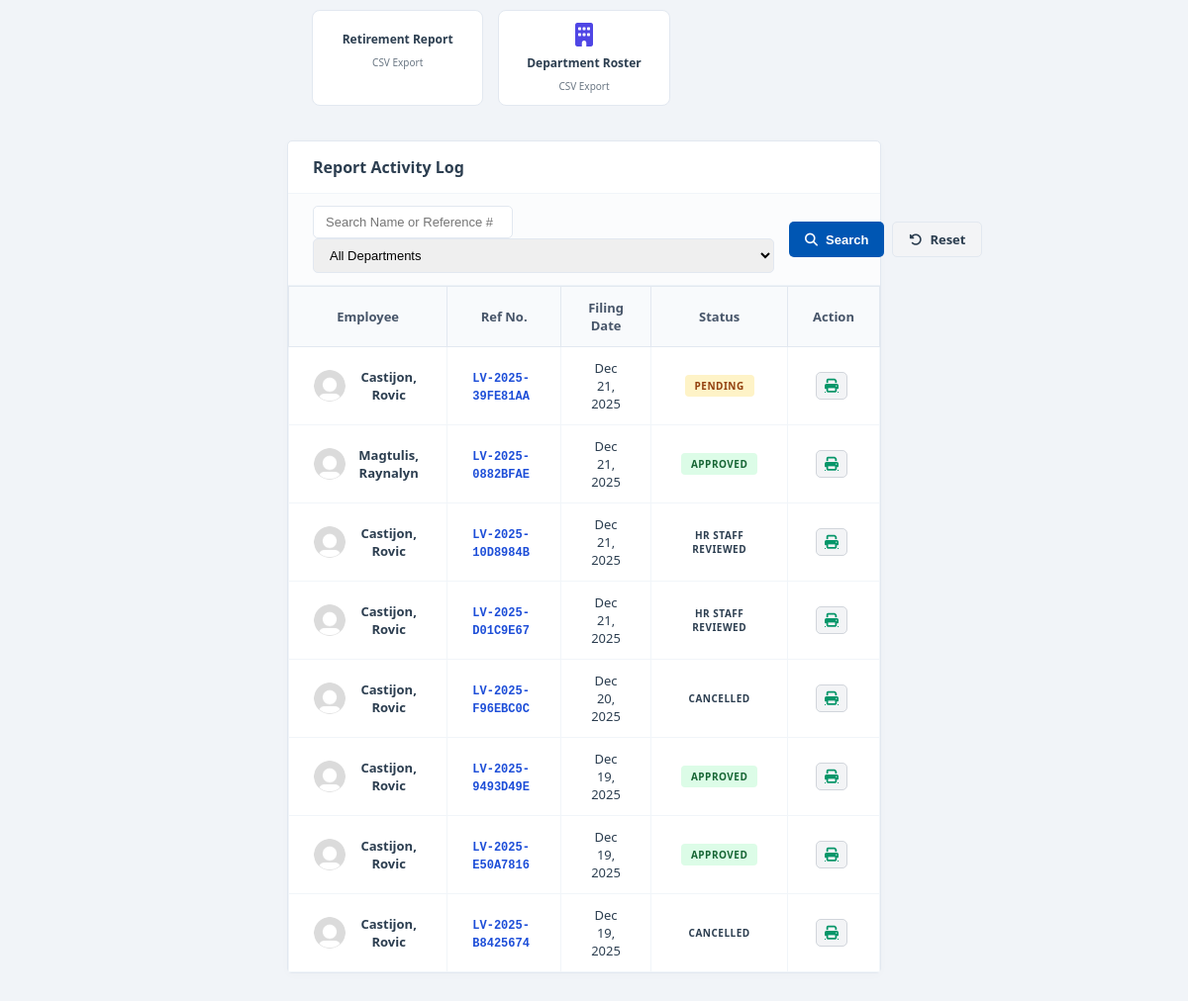
Page /accounts/hrstaff/reports.php (signed in, lower part) on the earlier database version.
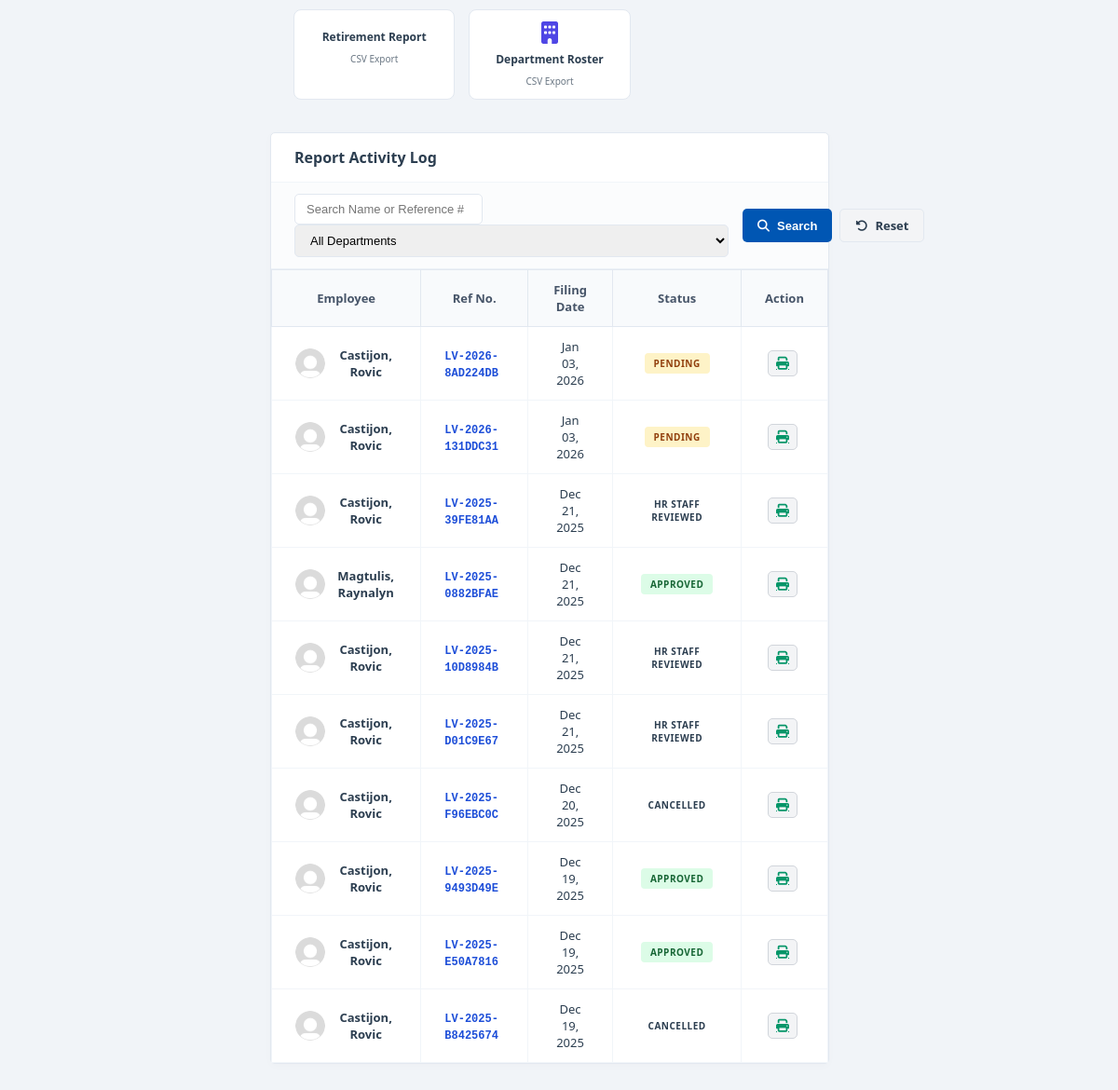
Same page on the later database version.
### tables this page shows
CREATE TABLE `leave_application` (
  `application_id` int(11) NOT NULL,
  `reference_no` varchar(100) NOT NULL COMMENT 'Format: LV-YYYY-LASTNAME-INITIALS-GENDER-ID',
  `employee_id` int(11) NOT NULL COMMENT 'Refers to employee.employee_id',
  `leave_type_id` int(11) NOT NULL,
  `other_leave_description` varchar(255) DEFAULT NULL,
  `leave_detail_id` int(11) DEFAULT NULL,
  `details_description` varchar(255) DEFAULT NULL,
  `date_filing` date NOT NULL,
  `start_date` date NOT NULL,
  `end_date` date NOT NULL,
  `working_days` decimal(5,3) DEFAULT 0.000,
  `commutation` enum('Requested','Not Requested') DEFAULT 'Not Requested',
  `applicant_signature` varchar(255) DEFAULT NULL COMMENT 'Path to the employee signature image',
  `applicant_sign_date` datetime DEFAULT NULL COMMENT 'Timestamp when the employee submitted',
  `status` enum('Pending','HR Staff Reviewed','Officer Recommended','Approved','Rejected','Cancelled','Cancellation Pending') DEFAULT 'Pending',
  `hr_staff_id` int(11) DEFAULT NULL,
  `hr_staff_reviewed_at` datetime DEFAULT NULL,
  `authorized_officer_id` int(11) DEFAULT NULL,
  `authorized_officer_name` varchar(150) DEFAULT NULL,
  `authorized_officer_position` varchar(150) DEFAULT NULL,
  `authorized_officer_signature` varchar(255) DEFAULT NULL,
  `authorized_officer_sign_date` datetime DEFAULT NULL,
  `authorized_official_id` int(11) DEFAULT NULL,
  `authorized_official_name` varchar(150) DEFAULT NULL,
  `authorized_official_position` varchar(150) DEFAULT NULL,
  `authorized_official_signature` varchar(255) DEFAULT NULL,
  `authorized_official_sign_date` datetime DEFAULT NULL,
  `rejection_reason` text DEFAULT NULL,
  `cancel_reason` text DEFAULT NULL,
  `cancel_proof_path` varchar(255) DEFAULT NULL,
  `cancellation_requested_at` datetime DEFAULT NULL,
  `cancel_hr_validated_by` int(11) DEFAULT NULL,
  `rejected_by` int(11) DEFAULT NULL,
  `created_at` timestamp NOT NULL DEFAULT current_timestamp(),
  `updated_at` timestamp NOT NULL DEFAULT current_timestamp() ON UPDATE current_timestamp()
);

CREATE TABLE `employee` (
  `employee_id` int(11) NOT NULL COMMENT 'Unique ID for each employee, assigned manually',
  `first_name` varchar(100) DEFAULT NULL COMMENT 'Employee first name',
  `middle_name` varchar(100) DEFAULT NULL COMMENT 'Employee middle name',
  `last_name` varchar(100) DEFAULT NULL COMMENT 'Employee last name',
  `extension` varchar(50) DEFAULT NULL COMMENT 'Name extension (e.g., Jr., Sr.)',
  `suffix` varchar(50) DEFAULT NULL COMMENT 'Suffix for the name (if applicable)',
  `profile_pic` varchar(255) DEFAULT NULL COMMENT 'Path to profile picture',
  `birth_date` date DEFAULT NULL COMMENT 'Employee birth date',
  `gender` enum('Male','Female','Other') DEFAULT 'Male' COMMENT 'Gender of the employee',
  `department_id` varchar(20) NOT NULL COMMENT 'ID of the department the employee belongs to',
  `detailed_department_id` varchar(20) DEFAULT NULL COMMENT 'ID of the sub-department / unit',
  `position` varchar(150) DEFAULT NULL COMMENT 'Job position of the employee',
  `role` enum('Regular Employee','HR Officer','HR Staff','Department Head','Admin') DEFAULT 'Regular Employee' COMMENT 'Role of the employee in the system',
  `status` enum('Active','Inactive','Retired') NOT NULL DEFAULT 'Active' COMMENT 'Current employment status: Active, Inactive (resigned), or Retired',
  `salary` int(11) DEFAULT NULL COMMENT 'Employee salary in whole numbers',
  `email` varchar(150) DEFAULT NULL COMMENT 'Employee email address',
  `contact_number` varchar(20) DEFAULT NULL COMMENT 'Employee contact number',
  `password` varchar(255) NOT NULL DEFAULT '',
  `google2fa_secret` varchar(255) DEFAULT NULL COMMENT 'Stores Google Authenticator 2FA secret',
  `google2fa_expiry` datetime DEFAULT NULL COMMENT 'Expiration timestamp for 2FA verification',
  `reset_token` varchar(255) DEFAULT NULL COMMENT 'Token for password reset',
  `reset_token_expiry` datetime DEFAULT NULL COMMENT 'Expiration date/time for reset token',
  `created_at` timestamp NOT NULL DEFAULT current_timestamp() COMMENT 'Timestamp when the employee record was created',
  `updated_at` timestamp NOT NULL DEFAULT current_timestamp() ON UPDATE current_timestamp() COMMENT 'Timestamp when the employee record was last updated',
  `last_login` timestamp NULL DEFAULT NULL COMMENT 'Last login timestamp',
  `last_active` timestamp NULL DEFAULT NULL COMMENT 'Last activity timestamp in the system',
  `authorized_officer_name` varchar(150) DEFAULT NULL COMMENT 'Name of the authorized officer approving the employee assignment',
  `authorized_officer_position` varchar(150) DEFAULT NULL COMMENT 'Position / title of the authorized officer',
  `authorized_officer_signature` varchar(255) DEFAULT NULL COMMENT 'Signature image / path of the authorized officer',
  `authorized_officer_sign_date` date DEFAULT NULL COMMENT 'Date when the authorized officer signed / approved',
  `authorized_official_name` varchar(150) DEFAULT NULL COMMENT 'Name of the higher-level official approving the employee assignment',
  `authorized_official_position` varchar(150) DEFAULT NULL COMMENT 'Position / title of the authorized official',
  `authorized_official_signature` varchar(255) DEFAULT NULL COMMENT 'Signature image / path of the authorized official',
  `authorized_official_sign_date` date DEFAULT NULL COMMENT 'Date when the authorized official signed / approved',
  `two_fa_enabled` tinyint(1) DEFAULT 0 COMMENT '1 if 2FA is enabled, 0 otherwise',
  `two_fa_method` enum('none','email','sms') DEFAULT 'none' COMMENT 'Selected 2FA method',
  `two_fa_code` varchar(6) DEFAULT NULL COMMENT 'Current 2FA verification code',
  `two_fa_code_expiry` datetime DEFAULT NULL COMMENT 'Expiration time for 2FA code',
  `two_fa_attempts` int(11) DEFAULT 0 COMMENT 'Number of failed 2FA attempts',
  `two_fa_expiry` datetime DEFAULT NULL
);

### accounts/hrstaff/reports.php (the view, shortened to what the changed rows need)
<?php
require_once '../../config/config.php';
try {
    $pdo->prepare("UPDATE employee SET last_active = NOW() WHERE employee_id = ?")
        ->execute([$_SESSION['employee_id']]);
} catch (PDOException $e) {
}
$default_profile_image = '../../assets/images/default_user.png';
$page = isset($_GET['page']) ? (int)$_GET['page'] : 1;
$limit = 10;
$offset = ($page - 1) * $limit;
try {
    $base_sql = "FROM leave_application l
                 JOIN employee e ON l.employee_id = e.employee_id
                 LEFT JOIN department d ON e.department_id = d.department_id
                 WHERE 1=1";
    $params = [];
    $data_sql = "SELECT l.*, e.first_name, e.last_name, e.profile_pic, d.department_name
                 $base_sql
                 ORDER BY l.created_at DESC
                 LIMIT $limit OFFSET $offset";
    $stmt = $pdo->prepare($data_sql);
    $stmt->execute($params);
    $report_log = $stmt->fetchAll(PDO::FETCH_ASSOC);
} catch (PDOException $e) {
    error_log("Report Log Error: " . $e->getMessage());
    die("Database Error: Could not load report data.");
}
?>
<!DOCTYPE html>
<html lang="en">
<head>
    <link rel="stylesheet" href="/HRIS/assets/css/style.css">
    <link rel="stylesheet" href="/HRIS/assets/css/ledger-table.css">
    <link rel="stylesheet" href="https://cdnjs.cloudflare.com/ajax/libs/font-awesome/6.5.1/css/all.min.css">
</head>
<body>
    <div class="wrapper">
        <main class="main-content">
            <div class="dashboard-wrapper">
                <div class="content-card table-card">
                    <div class="report-log-header">
                        <h2>Report Activity Log</h2>
                    </div>
                    <div class="table-container">
                        <table class="ledger-table">
                            <thead>
                                <tr>
                                    <th>Employee</th>
                                    <th>Ref No.</th>
                                    <th>Filing Date</th>
                                    <th class="text-center">Status</th>
                                    <th class="text-center">Action</th>
                                </tr>
                            </thead>
                            <tbody>
                                <?php if (!empty($report_log)): ?>
                                    <?php foreach ($report_log as $row):
                                        $s = $row['status'];
                                        $class = strtolower(str_replace(' ', '', in_array($s, ['Approved', 'Officer Recommended']) ? 'approved' : $s));
                                    ?>
                                    <tr>
                                        <td>
                                            <div class="emp-info-cell">
                                                <img src="<?= $row['profile_pic'] ?: $default_profile_image ?>" class="emp-profile-img">
                                                <span style="font-weight: 600;"><?= htmlspecialchars($row['last_name'] . ', ' . $row['first_name']) ?></span>
                                            </div>
                                        </td>
                                        <td><span class="ref-no"><?= htmlspecialchars($row['reference_no']) ?></span></td>
                                        <td><?= date('M d, Y', strtotime($row['date_filing'])) ?></td>
                                        <td class="text-center">
                                            <span class="status <?= $class ?>"><?= strtoupper($s) ?></span>
                                        </td>
                                        <td class="text-center">
                                            <a href="print-leave.php?id=<?= $row['application_id'] ?>" class="icon-btn" style="color: #059669;" title="Print"><i class="fa-solid fa-print"></i></a>
                                        </td>
                                    </tr>
                                    <?php endforeach; ?>
                                <?php else: ?>
                                    <tr><td colspan="5" style="text-align:center; padding: 50px; color: #94a3b8;">No records found.</td></tr>
                                <?php endif; ?>
                            </tbody>
                        </table>
                    </div>
                </div>
            </div>
        </main>
    </div>
</body>
</html>

Differences in the rows shown:
added leave_application: employee.first_name "Castijon, Rovic", reference_no "LV-2026-8AD224DB", date_filing "Jan 03, 2026", status "PENDING"
added leave_application: employee.first_name "Castijon, Rovic", reference_no "LV-2026-131DDC31", date_filing "Jan 03, 2026", status "PENDING"
changed leave_application "LV-2025-39FE81AA": status "PENDING" → "HR STAFF REVIEWED"
